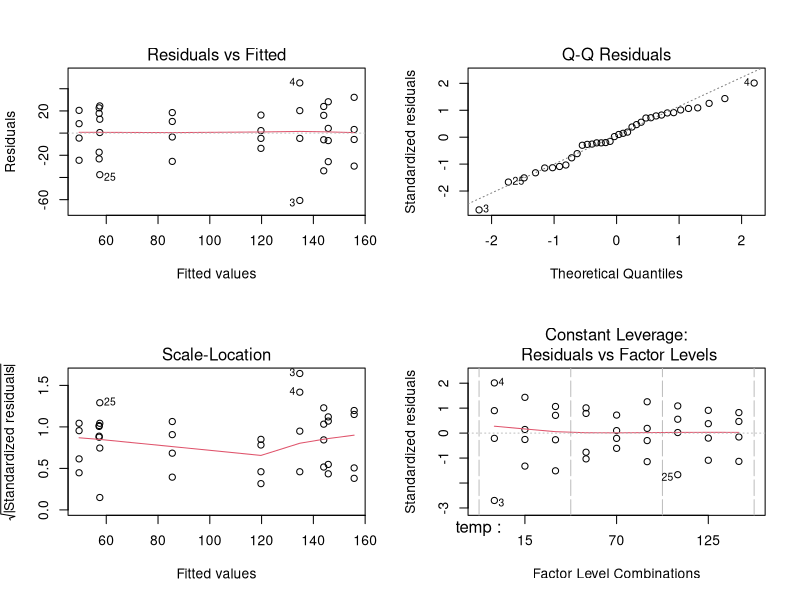
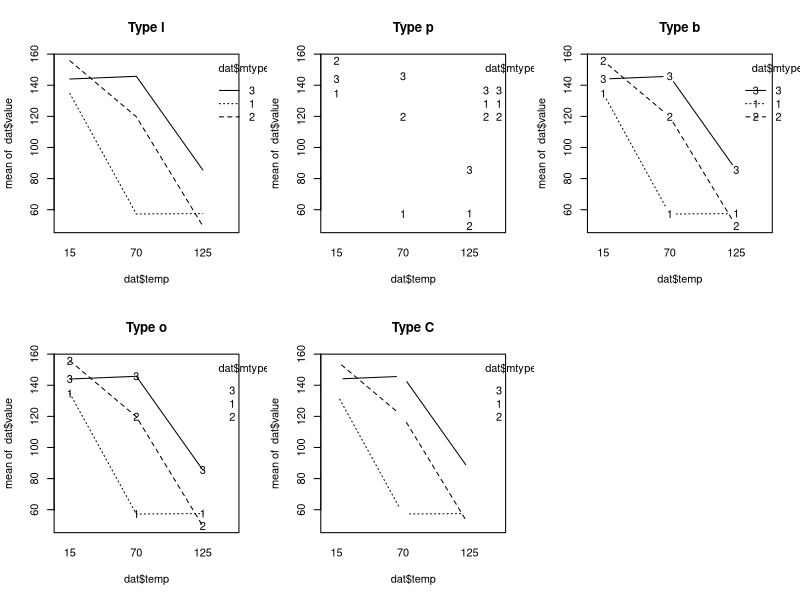

R code for these plots, in order:
mtype <- factor(1:3)
temp <- factor(c(15,70,125))
time <- 1:4

dat <- expand.grid(time = time ,mtype = mtype, temp = temp)

dat$value <- c(130, 155, 74, 180,
               150, 188, 159, 126,
               138, 110, 168, 160, 
               34, 40, 80, 75, 
               136, 122, 106, 115,
               174, 120, 150, 139, 
               20, 70, 82, 58, 
               25, 70, 58, 45, 
               96, 104, 82, 60)

# no interaction vs interaction

## interaction

fit <- aov(value ~ temp*mtype, data = dat)
anova(fit)

# no interaction
fit2 <- aov(value ~ temp + mtype, data = dat)
anova(fit2)


x11()
par(mfrow = c(2,2))
plot(fit)


# triple factor factorial design
A <- factor(seq(10,14,2))
B <- factor(c(25,30))
C <- factor(c(200,250))
times = 1:2

dat_5.3 <- expand.grid(times = times, A= A, C = C, B = B)
dat_5.3$value <- c(-3, -1, 0, 1, 5, 4, -1, 0, 2, 1, 7, 6,
                   -1, 0, 2, 3, 7, 9, 1, 1, 6, 5, 10, 11)

triple_fit <- aov(value ~ A + B + C + A:B + A:C + B:C + A:B:C, data = dat_5.3)
anova(triple_fit)
triple_fit2 <- aov(value ~ A*B*C, data = dat_5.3)
anova(triple_fit2)

reduce_fit <- aov(value ~ A + B + C + A:B, data = dat_5.3)
anova(reduce_fit)

reduce_fit2 <- aov(value ~ A*B + C, data = dat_5.3)
anova(reduce_fit2)


# interaction plot
x11(); par(mfrow = c(2,3))
interaction.plot(dat$temp, dat$mtype, response = dat$value, type = "l", main = "Type l")
interaction.plot(dat$temp, dat$mtype, response = dat$value, type = "p", main = "Type p")
interaction.plot(dat$temp, dat$mtype, response = dat$value, type = "b", main = "Type b")
interaction.plot(dat$temp, dat$mtype, response = dat$value, type = "o", main = "Type o")
interaction.plot(dat$temp, dat$mtype, response = dat$value, type = "c", main = "Type C")





















